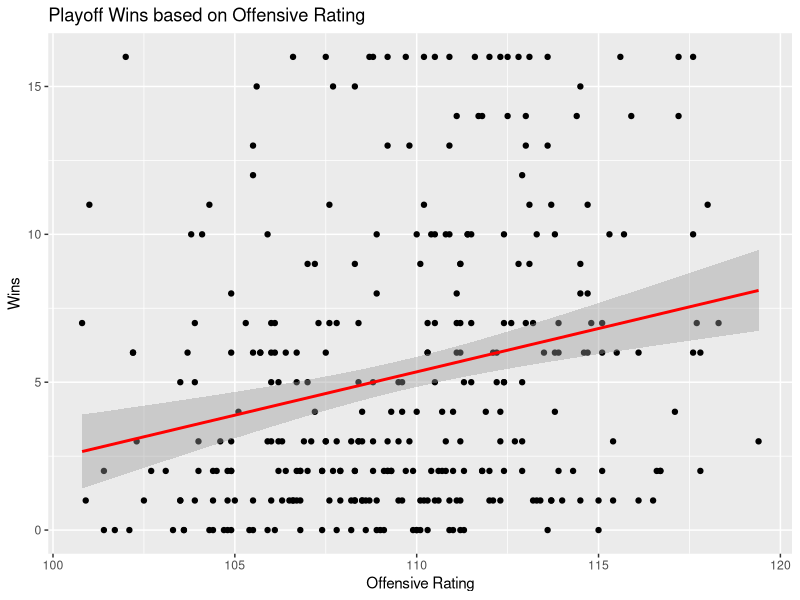
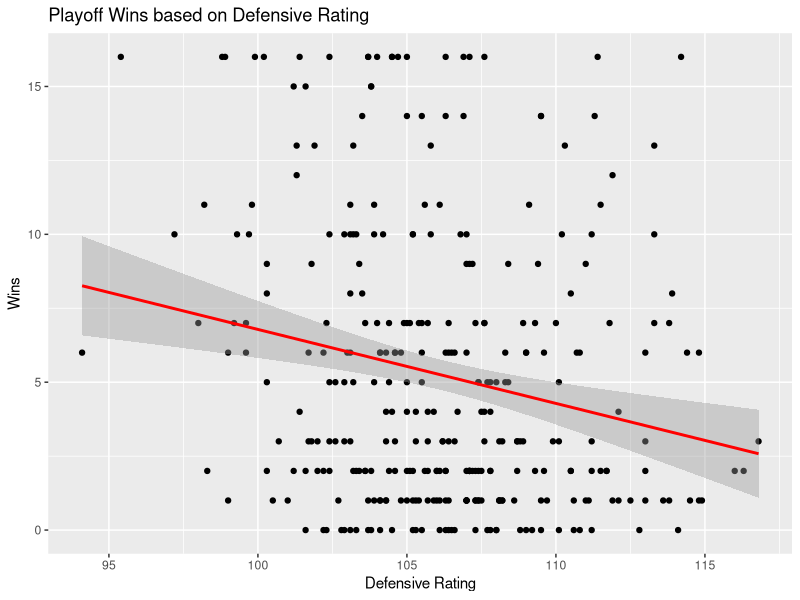
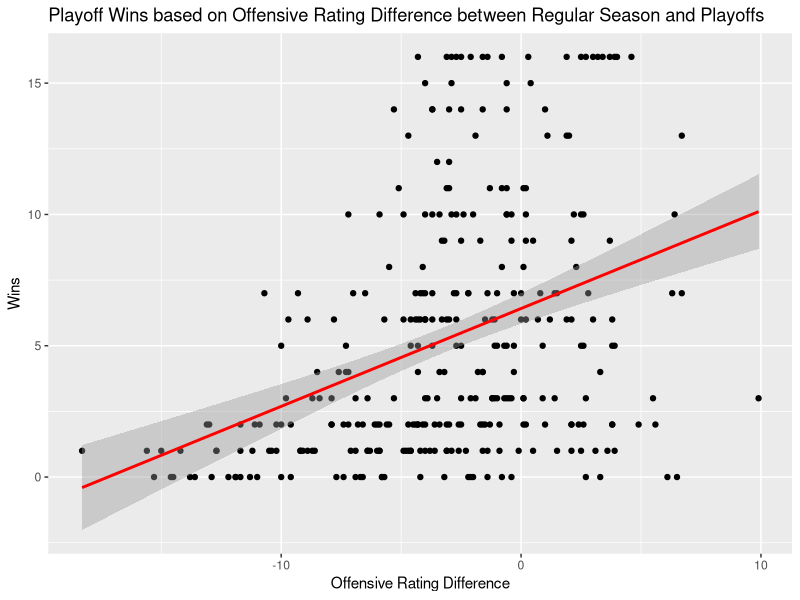
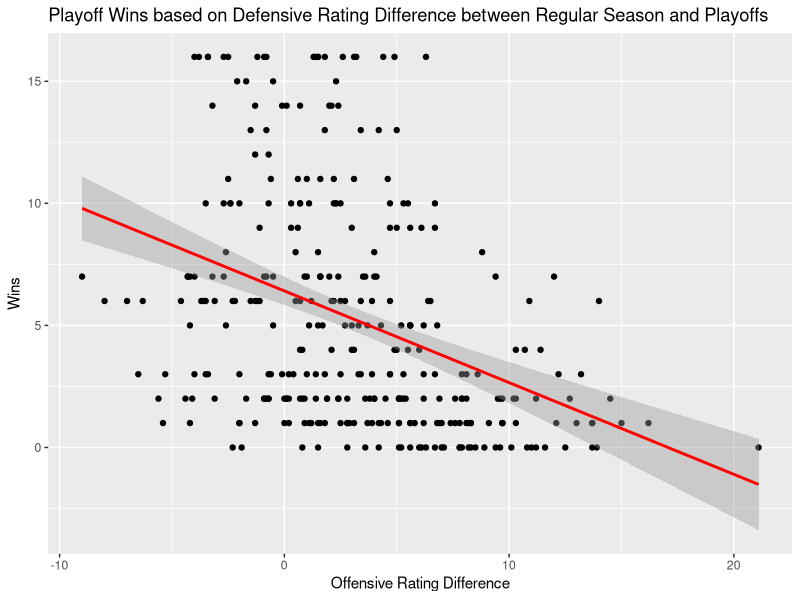

Reproduce these figures in R, in order.
## ---- chunk 1
library(tidyverse)
data = read_csv('data/project_data.csv')

ORtg_plot = data |>
  ggplot(aes(x = ORtg, y = W)) + 
  geom_point() + 
  geom_smooth(method = 'lm', color = "red") + 
  labs(title = 'Playoff Wins based on Offensive Rating', 
       x = 'Offensive Rating', 
       y = 'Wins')

DRtg_plot = data |>
  ggplot(aes(x = DRtg, y = W)) + 
  geom_point() + 
  geom_smooth(method = 'lm', color = 'red') + 
  labs(title = 'Playoff Wins based on Defensive Rating', 
       x = 'Defensive Rating', 
       y = 'Wins')

ORtg_diff_plot = data |>
  ggplot(aes(x = Ortg_Difference, y = W)) + 
  geom_point() + 
  geom_smooth(method = 'lm', color = "red") +
  labs(title = 'Playoff Wins based on Offensive Rating Difference between Regular Season and Playoffs', 
       x = 'Offensive Rating Difference', 
       y = 'Wins')

DRtg_diff_plot = data |>
  ggplot(aes(x = DRtg_Difference, y = W)) + 
  geom_point() + 
  geom_smooth(method = 'lm', color = "red") +
  labs(title = 'Playoff Wins based on Defensive Rating Difference between Regular Season and Playoffs', 
       x = 'Offensive Rating Difference', 
       y = 'Wins')

ORtg_plot
DRtg_plot
ORtg_diff_plot
DRtg_diff_plot

